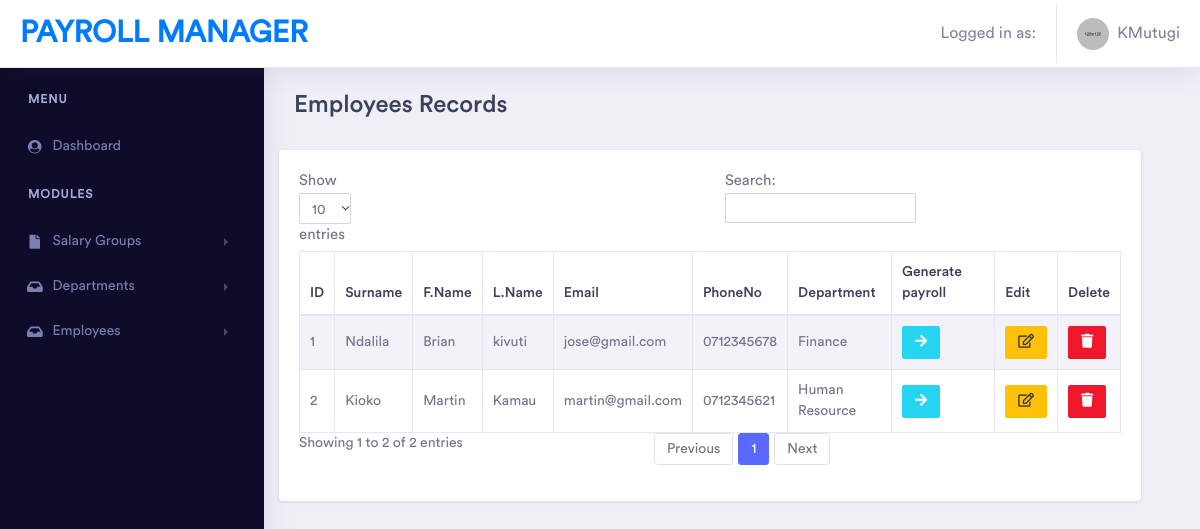
Page /view-employees (signed in) on the committed database.
### models/employee_model.py (models this page shows, shortened)
class EmployeeModel(db.Model):
    __tablename__ = 'employees'
    id = db.Column(db.Integer, primary_key=True)
    surname = db.Column(db.String(), nullable=False)
    first_name = db.Column(db.String(), nullable=False)
    last_name = db.Column(db.String(), nullable=False)
    email = db.Column(db.String(), nullable=False)
    phone_number = db.Column(db.String(), nullable=False)
    sgid = db.Column(db.Integer, db.ForeignKey('salary_groups.id'), nullable=False)
    did = db.Column(db.Integer, db.ForeignKey('departments.id'), nullable=False)
    salaries = db.relationship('SalaryModel', backref='employee')
    @classmethod
    def fetch_all(cls):
        return cls.query.all()

### models/department_model.py (models this page shows, shortened)
class DepartmentModel(db.Model):
    __tablename__ = 'departments'
    id = db.Column(db.Integer, primary_key=True)
    title = db.Column(db.String(), nullable=False)
    description = db.Column(db.String(), nullable=False)
    created_at = db.Column(db.String(),default=func.now(), nullable=False)
    employees = db.relationship('EmployeeModel', backref='department')

### main.py (the view)
@app.route('/view-employees', methods=['GET', 'POST'])
@login_required
def view_employees():
    return employee.Employee.view_employees()

### controllers/employee.py (called while the page is built)
    @staticmethod
    def view_employees():
        if session:
            username = session['username']
            employees = EmployeeModel.fetch_all()
            return render_template('view-employees.html', employees=employees, username=username)
        else:
            return redirect(url_for('login'))

### main.py (called while the page is built)
def login_required(f): #define a function whose first parameter is f, which is convention for the fact that it wraps a function
    @wraps(f)
    def wrap(*args,**kwargs):
        if 'logged_in' in session:
            return f(*args, **kwargs)
        else:
            flash('Sign in required','danger')
            return redirect(url_for('login', next=request.url))
    return wrap

### templates/view-employees.html (shortened to what this page needs)
{% extends 'base.html' %}
{% block content %}
<div class="container-fluid  dashboard-content">
    <div class="row">
        <div class="col-xl-10">
            <div class="row">
                <div class="col-xl-12 col-lg-12 col-md-12 col-sm-12 col-12">
                    <div class="page-header">
                        <h2 class="pageheader-title">Employees Records</h2>
                    </div>
                </div>
            </div>
        </div>
        <div class="row">
            <div class="col-xl-12 col-lg-12 col-md-12 col-sm-12 col-12">
                <div class="card">
                    <div class="card-body">
                        <div class="table-responsive">
                            <table id="example3" class="table table-striped table-bordered" style="width:100%">
                                <thead>
                                    <tr>
                                        <th>ID</th>
                                        <th>Surname</th>
                                        <th>F.Name</th>
                                        <th>L.Name</th>
                                        <th>Email</th>
                                        <th>PhoneNo</th>
                                        <th>Department</th>
                                        <th>Generate payroll</th>
                                        <th>Edit</th>
                                        <th>Delete</th>
                                    </tr>
                                </thead>
                                <tbody>
                                {% for each in employees %}
                                    <tr>
                                        <td>{{ each.id }}</td>
                                        <td>{{ each.surname }}</td>
                                        <td>{{ each.first_name }}</td>
                                        <td>{{ each.last_name }}</td>
                                        <td>{{ each.email }}</td>
                                        <td>{{ each.phone_number }}</td>
                                        <td>{{ each.department.title }}</td>
                                        <td>
                                            <a class="btn btn-sm btn-info" href="/employee/{{ each.id }}/generate-payroll"><i class="fas fa-arrow-right"></i></a>
                                        </td>
                                        <td>
                                            <button type="button" class="btn btn-sm btn-warning" data-toggle="modal" data-target="#edit{{ each.id }}"><i class="far fa-edit"></i></button>
                                        </td>
                                        <td>
                                            <button type="button" class="btn btn-sm btn-danger" data-toggle="modal" data-target="#delete{{ each.id }}"><i class="fas fa-trash"></i></button>
                                        </td>
                                    </tr>
                                {% endfor %}
                                </tbody>
                            </table>
                        </div>
                    </div>
                </div>
            </div>
        </div>
    </div>
</div>
{% endblock %}

### rows in the picture
EmployeeModel: id "1", surname "Ndalila", first_name "Brian", last_name "kivuti", email "jose@gmail.com", phone_number "0712345678", department "Finance"
EmployeeModel: id "2", surname "Kioko", first_name "Martin", last_name "Kamau", email "martin@gmail.com", phone_number "0712345621", department "Human Resource"

### other values in the picture
{{ username }} "KMutugi"
